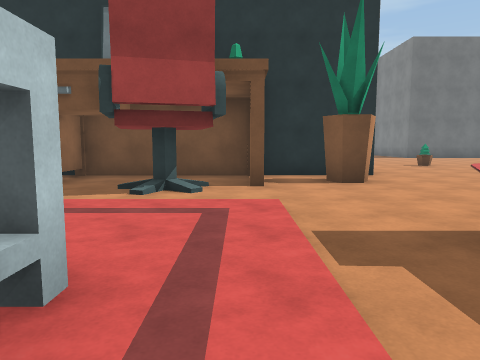
View 1 (above)

24 first-person views from a walk through a scene from a Unity 3-D project. The camera is 1.3 m above the floor, tilts 6° down and sees 70° across. The floor is counted in squares, 2 m on a side. Each view is taken from the middle of a square. On the plan, view 1 faces up. The plan holds only what a view shows up to about 10 squares ahead; the rest is blank. The player is left out. Door leaves are left out, so doorways stand open. Surface patterns are stand-ins for the level's own textures.

View 2
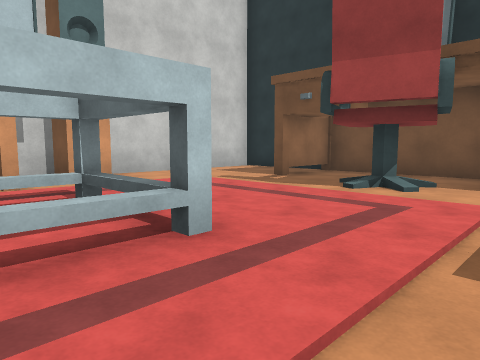

View 3
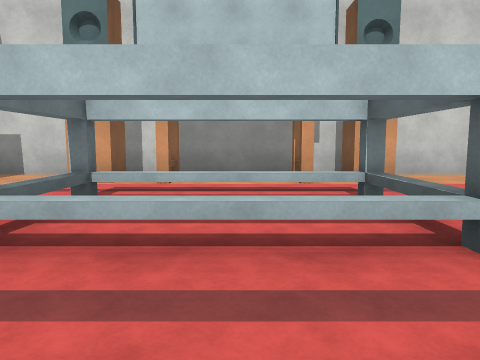

View 4
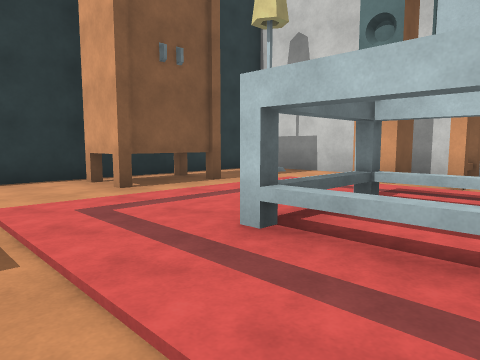

View 5
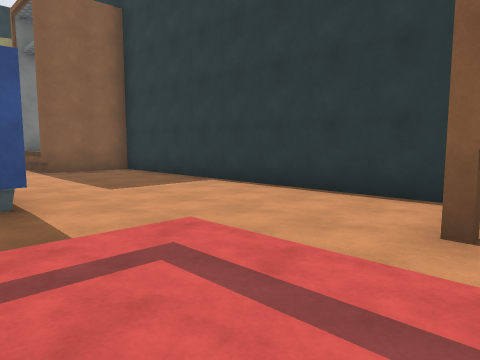

View 6
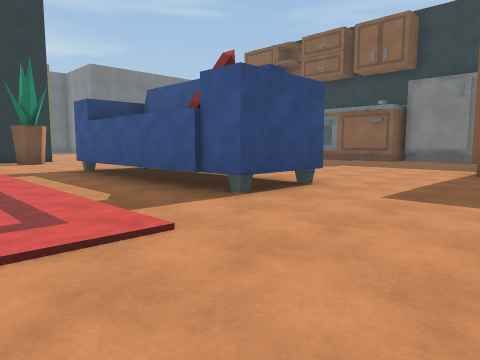

View 7
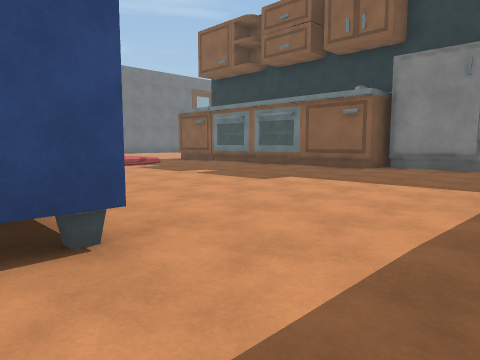

View 8
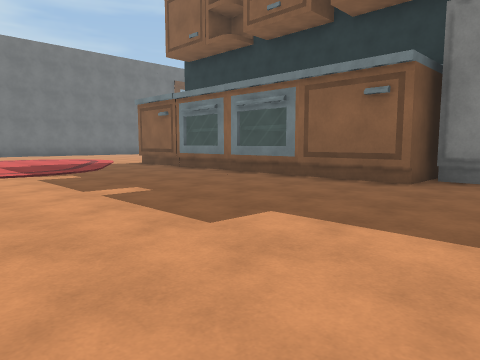

View 9
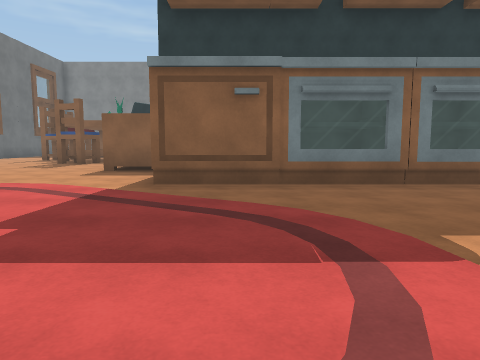

View 10
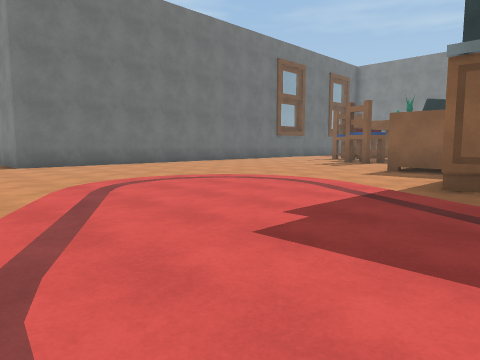

View 11
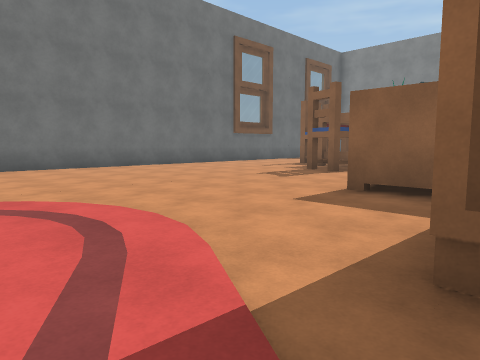

View 12
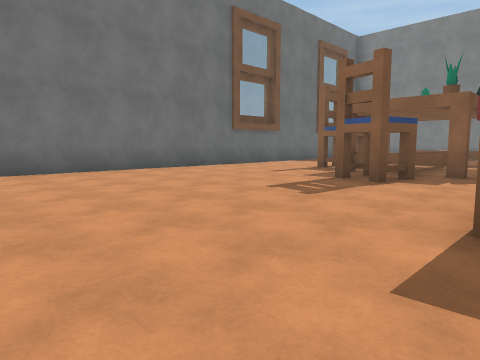

View 13
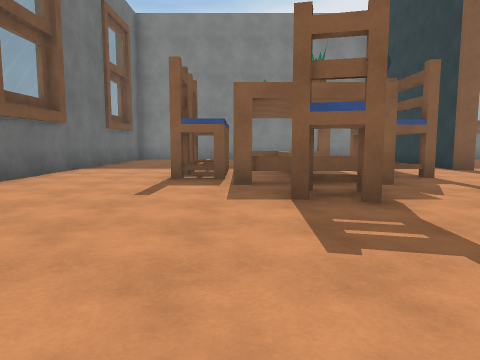

View 14
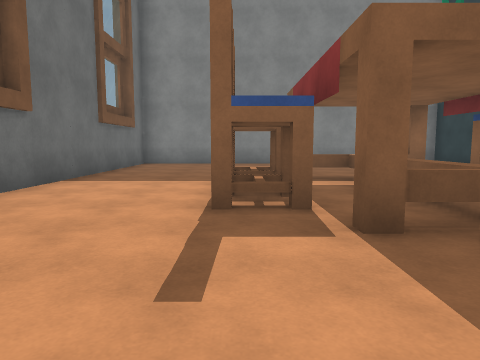

View 15
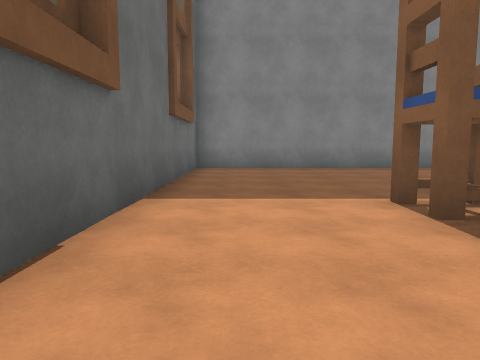

View 16
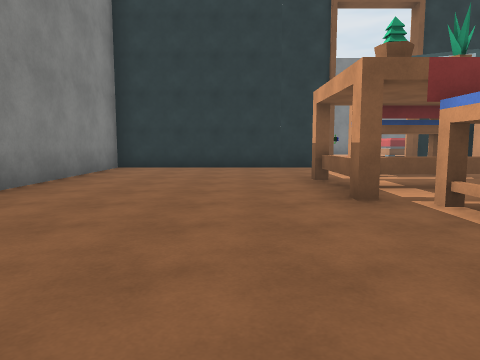

View 17
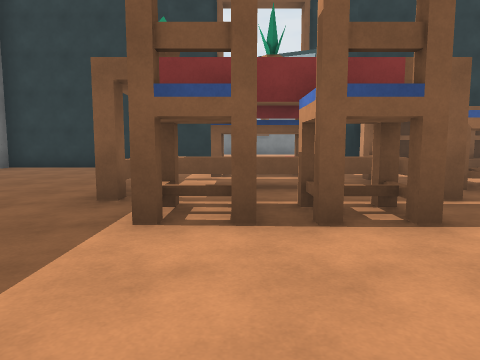

View 18
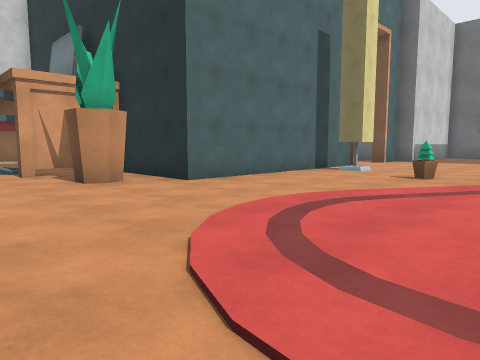

View 19
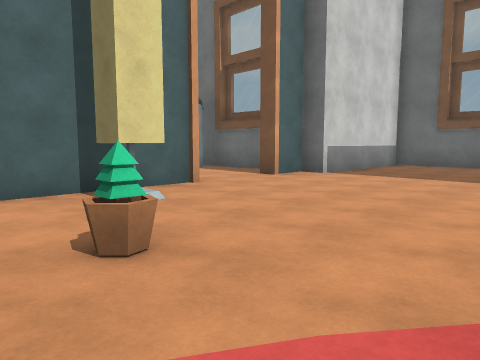

View 20
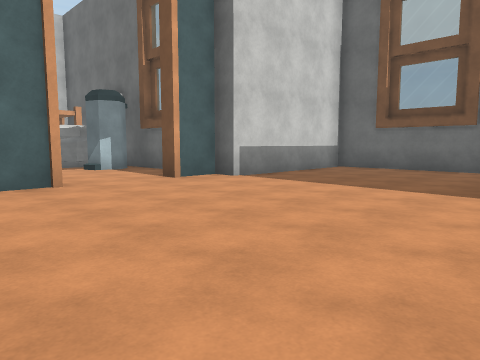

View 21
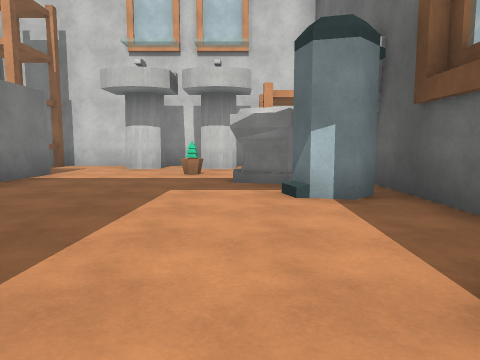

View 22
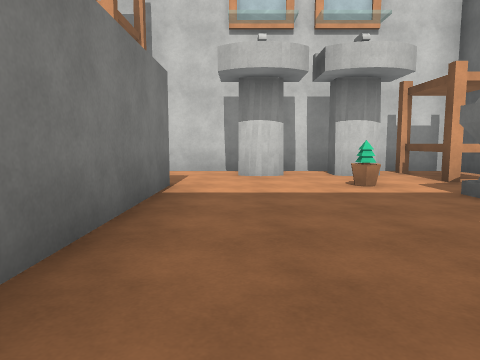

View 23
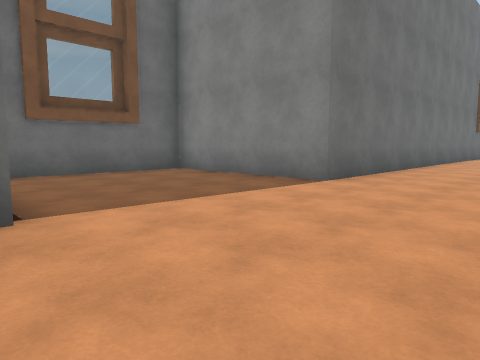

View 24
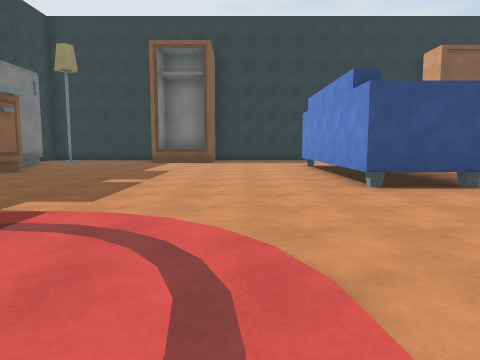

### Floor plan
Points are (right, up) in squares from view 1. A wall is a line through its corners. A room is listed if a view was taken in it or the views show most of it. See-through windows are left out.
Room 1 (views 1, 2, 3, 4, 5, 6, 7)
walls: (-3.4, -4.8) (-1.3, -4.8) (-1.3, -6.1); (4.1, -2.9) (2, -2.9) (2, 2.8); (-5.6, -6.6) (7, -6.6) (7, -4.5); (-3.5, 7.6) (-3.5, 5.6); (0.2, 7.6) (-5.6, 7.6); (-6.4, 6.9) (-6.4, -5.9)
ways out: opening at (1, 4) to room 2; opening at (6, -4) to room 2; open door at (8.5, -4.5) to room 2
objects: speaker (-5, -3); table (-5, -1); table (-5, 1); speaker (-5, 2); other object (-2, -1) to (-1, 1); other object (-1, 5)
Room 2 (views 8, 9, 10, 11, 12, 13, 14, 15, 16, 17, 18, 19, 20, 21, 22, 23, 24)
walls: (14.8, 8.2) (14.8, 9.6); (16.6, 9.3) (18.5, 9.3); (4.3, 12.5) (4.3, 11.8) (3.6, 11.8); (18.5, 7.6) (20.3, 7.6) (20.3, 7.1); (19.4, 10.5) (19.4, 13.1); (19.7, 11) (19.7, 10.5); (3, 13.9) (3, 7.6) (0.5, 7.6); (18.1, 17.2) (8.4, 17.2) (8.4, 21.7) (4.4, 21.7); (0.3, 6.8) (0.3, 5.6); (2.2, 2.7) (4, 2.7) (4, -2.1); (1.6, 17.2) (-1.6, 17.2); (22.5, 7.1) (22.5, 7.6) (28.4, 7.6) (28.4, 17.2) (19.9, 17.2); (23.4, 10.5) (23.4, 11.4); (23.5, 12.5) (23.5, 10.5); (3.6, 20.9) (3.6, 17.2) (3, 17.2) (3, 16) (2.6, 16); (-3.5, 10.9) (0.5, 10.9); (7, -4.5) (9, -4.5); (-5.4, 17.2) (-6.1, 17.2); (-6.4, 17) (-6.4, 10.7)
low walls: (19.9, 12) (21.9, 12); (22, 12) (23.4, 12) (23.4, 12.6)
ways out: opening at (1, 4) to room 1; opening at (6, -4) to room 1; open door at (8.5, -4.5) to room 1; opening at (21.5, 7)
objects: bookshelf (-6, 9) to (-4, 10); sink (-5, 12); sink (-5, 14); bookshelf (-5, 16) to (-4, 16); plant (-3, 14); other object (-2, 15) to (-2, 16); bin (-1, 16) to (0, 16); plant (2, 6); plant (6, 11); other object (12, -1) to (13, 0); other object (12, 1) to (13, 3); other object (12, 4) to (13, 5); other object (12, 6) to (13, 7); fridge (13, -3) to (13, -2); other object (18, 12) to (19, 12); other object (21, 10) to (22, 10); other object (21, 14); other object (23, 13)

Where each view was taken, in squares from view 1:
view 1: 0 up, 0 right, facing up
view 2: 0 up, 1 right, facing up-left
view 3: 0 up, 1 right, facing left
view 4: 0 up, 1 right, facing down-left
view 5: 2 down, 2 left, facing down-right
view 6: 6 down, 1 left, facing up-right
view 7: 5 down, 3 right, facing up-right
view 8: 3 down, 6 right, facing up-right
view 9: 6 up, 6 right, facing right
view 10: 6 up, 6 right, facing up-right
view 11: 7 up, 10 right, facing up-right
view 12: 9 up, 12 right, facing up-right
view 13: 13 up, 14 right, facing right
view 14: 14 up, 17 right, facing right
view 15: 16 up, 19 right, facing right
view 16: 17 up, 25 right, facing down
view 17: 17 up, 22 right, facing down
view 18: 4 up, 8 right, facing up-left
view 19: 10 up, 8 right, facing up-left
view 20: 12 up, 9 right, facing up-left
view 21: 15 up, 4 right, facing left
view 22: 12 up, 2 right, facing left
view 23: 14 up, 3 right, facing up-right
view 24: 8 up, 6 right, facing down
